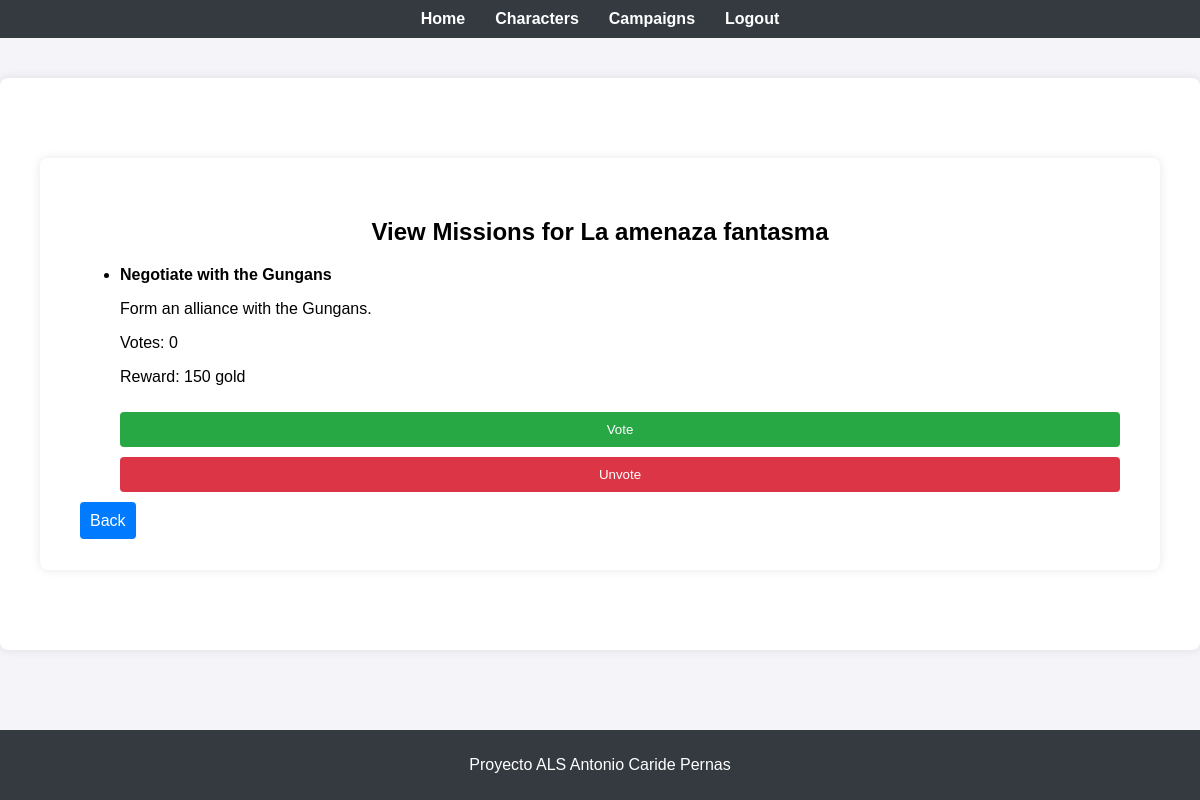
The page /missions/2/view (signed in) on the database its author committed.
### app/models/campaign.py (models this page shows, shortened)
class Campaign(db.Model):
    id = db.Column(db.Integer, primary_key=True)
    name = db.Column(db.String(150), nullable=False)
    master_id = db.Column(db.Integer, db.ForeignKey('user.id'), nullable=False)
    is_public = db.Column(db.Boolean, default=False)
    allowed_players = db.relationship('User', secondary=allowed_players, lazy='subquery',
                                      backref=db.backref('campaigns', lazy=True))

### app/models/mission.py (models this page shows, shortened)
class Mission(db.Model):
    id = db.Column(db.Integer, primary_key=True)
    name = db.Column(db.String(150), nullable=False)
    description = db.Column(db.String(500), nullable=False)
    campaign_id = db.Column(db.Integer, db.ForeignKey('campaign.id'), nullable=False)
    rewards = db.Column(db.String(500), nullable=True)  # Nuevo atributo
    votes = db.Column(db.Integer, default=0)  # Nuevo atributo
    voters = db.relationship('User', secondary=mission_votes, backref='voted_missions')  # Relación con User

### app/routes/missions.py (the view)
@missions_bp.route('/<int:campaign_id>/view', methods=['GET'])
@login_required
def view_missions(campaign_id):
    campaign = Campaign.query.get_or_404(campaign_id)
    missions = Mission.query.filter_by(campaign_id=campaign_id).all()
    return render_template('missions/view.html', campaign=campaign, missions=missions)

### app/templates/missions/view.html (shortened to what this page needs)
<!DOCTYPE html>
<html lang="en">
<head>
    <link rel="stylesheet" href="{{ url_for('static', filename='styles.css') }}">
</head>
<body>
    {% extends "base.html" %}
    {% block content %}
    <div class="container">
        <h2>View Missions for {{ campaign.name }}</h2>
        <ul>
            {% for mission in missions %}
            <li class="mission-item">
                <strong>{{ mission.name }}</strong>
                <p>{{ mission.description }}</p>
                <p>Votes: {{ mission.votes }}</p>
                <p>Reward: {{ mission.rewards }}</p>
                <div class="button-group">
                    <form method="POST" action="{{ url_for('missions.vote_mission', mission_id=mission.id) }}" style="display:inline;">
                        <button type="submit" class="btn vote-button">Vote</button>
                    </form>
                    <form method="POST" action="{{ url_for('missions.unvote_mission', mission_id=mission.id) }}" style="display:inline;">
                        <button type="submit" class="btn unvote-button">Unvote</button>
                    </form>
                </div>
            </li>
            {% endfor %}
        </ul>
        <a href="{{ url_for('campaigns.play_campaign', campaign_id=campaign.id) }}" class="back-button">Back</a>
    </div>
    {% endblock %}

### app/static/styles.css (style rules this page uses)
body { font-family: Arial, sans-serif; background-color: #f4f4f4; margin: 0; padding: 0; }
.container { max-width: 600px; margin: 50px auto; padding: 20px; background-color: #fff; box-shadow: 0 0 10px rgba(0, 0, 0, 0.1); }
h2 { text-align: center; margin-bottom: 20px; }
button { width: 100%; padding: 10px; background-color: #007bff; color: #fff; border: none; cursor: pointer; }

### app/templates/missions/view.html (style rules this page uses)
.back-button { margin-top: 20px; padding: 10px; background-color: #007bff; color: #fff; border: none; border-radius: 4px; cursor: pointer; text-decoration: none; }
.mission-item { margin-bottom: 20px; }
.vote-button, .unvote-button { margin-top: 10px; padding: 10px; border: none; border-radius: 4px; cursor: pointer; text-decoration: none; color: #fff; }
.vote-button { background-color: #28a745; }
.unvote-button { background-color: #dc3545; }

### app/templates/base.html (style rules this page uses)
body { font-family: Arial, sans-serif; background-color: #f4f4f9; margin: 0; padding: 0; }
.container { max-width: 1200px; margin: 40px auto; padding: 40px; background-color: #fff; border-radius: 8px; box-shadow: 0 0 10px rgba(0, 0, 0, 0.1); }

### rows shown on the page
Campaign: name "La amenaza fantasma"
Mission: name "Negotiate with the Gungans", description "Form an alliance with the Gungans.", votes "0", rewards "150 gold"
